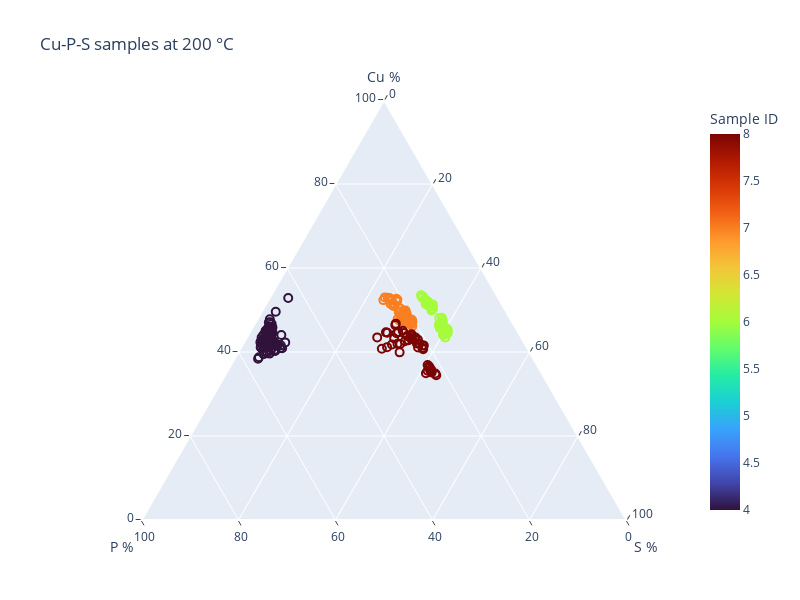

Notebook cell for this chart:
### Code cell
datatype = "Sample ID"
T=200
#title = f"{author}" +" samples at 200 "
title = f"Cu-P-S samples at {T} \u00b0C"
#savepath =os.path.join(EDS_path, f'{author}_{T}C'+"_ternary.png")

ternary_plot(EDS_df, "Cu", "P", "S", datatype, title)

### Figure 1 — Plotly figure (JSON) as saved in the notebook; plotly's stock layout.template omitted (floating-point values rounded to 4 significant figures; data arrays with more than 128 entries replaced by an {"elided": "..."} marker saying what was removed)
{"data": [{"a": {"elided": "229 float values"}, "b": {"elided": "229 float values"}, "c": {"elided": "229 float values"}, "hovertemplate": "Cu: %{a:.1f}%<br>P: %{b:.1f}%<br>S: %{c:.1f}%<br>Sample ID: %{marker.color:.1f}<br>Coordinates:%{text:str}", "marker": {"color": {"elided": "229 int values"}, "colorbar": {"title": {"text": "Sample ID"}}, "colorscale": [[0, "#30123b"], [0.07143, "#4145ab"], [0.1429, "#4675ed"], [0.2143, "#39a2fc"], [0.2857, "#1bcfd4"], [0.3571, "#24eca6"], [0.4286, "#61fc6c"], [0.5, "#a4fc3b"], [0.5714, "#d1e834"], [0.6429, "#f3c63a"], [0.7143, "#fe9b2d"], [0.7857, "#f36315"], [0.8571, "#d93806"], [0.9286, "#b11901"], [1, "#7a0402"]], "line": {"width": 2}, "size": 8, "symbol": 100}, "mode": "markers", "showlegend": false, "text": {"elided": "1603x2 float values"}, "type": "scatterternary"}], "layout": {"height": 600, "ternary": {"aaxis": {"linewidth": 2, "min": 0, "ticks": "outside", "title": {"text": "Cu %"}}, "baxis": {"linewidth": 2, "min": 0, "ticks": "outside", "title": {"text": "P %"}}, "caxis": {"linewidth": 2, "min": 0, "ticks": "outside", "title": {"text": "S %"}}, "sum": 100}, "title": {"text": "Cu-P-S samples at 200 °C"}, "width": 800}}
